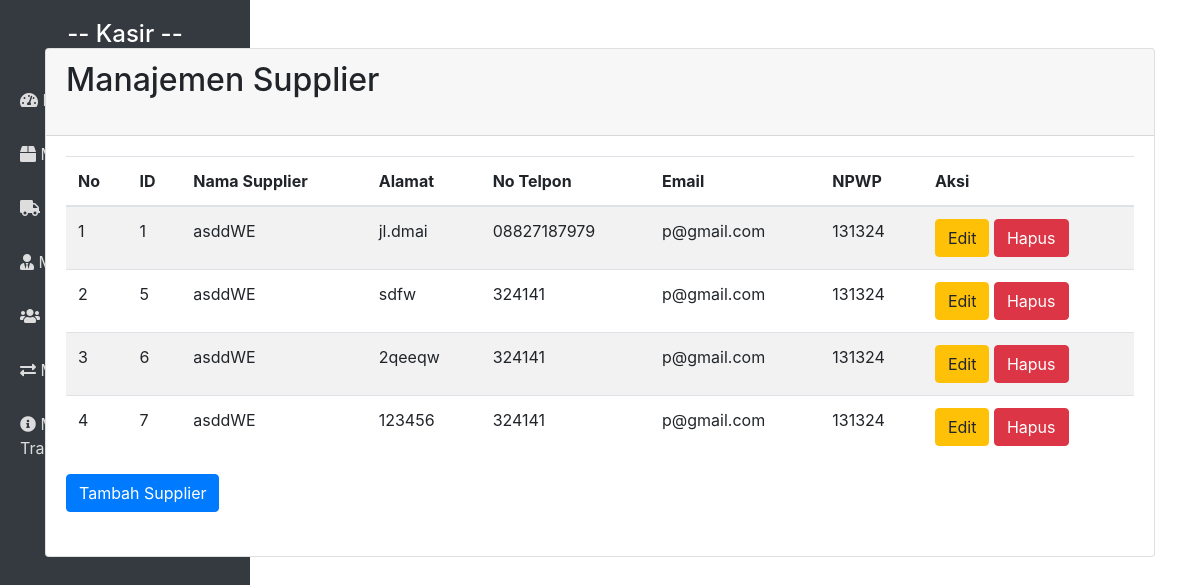
Page /supplier/view.php on the committed database.
### tables this page shows
CREATE TABLE `supplier` (
  `id_supplier` int NOT NULL,
  `nama_supplier` text NOT NULL,
  `alamat` text NOT NULL,
  `no_telpon` varchar(255) NOT NULL,
  `email` text NOT NULL,
  `npwp` varchar(50) NOT NULL
);

### supplier/view.php (the view, shortened to what this page needs)
<?php include '../koneksi.php'; ?>
<?php include '../layout/header.php'; ?>
<?php include '../layout/sidebar.php'; ?>
<!DOCTYPE html>
<html lang="en">
<head>
    <link rel="stylesheet" href="https://maxcdn.bootstrapcdn.com/bootstrap/4.5.2/css/bootstrap.min.css">
</head>
<body>
    <div class="container mt-5">
        <div class="card">
            <div class="card-header">
                <h2 class="mb-4">Manajemen Supplier</h2>
            </div>
            <div class="card-body">
                <table class="table table-striped">
                    <thead>
                        <tr>
                            <th>No</th>
                            <th>ID</th>
                            <th>Nama Supplier</th>
                            <th>Alamat</th>
                            <th>No Telpon</th>
                            <th>Email</th>
                            <th>NPWP</th>
                            <th>Aksi</th>
                        </tr>
                    </thead>
                    <tbody>
                        <?php
                        $sql = "SELECT * FROM supplier";
                        $result = $conn->query($sql);
                        $no = 1;
                        while ($row = $result->fetch_assoc()):
                        ?>
                        <tr>
                            <td><?php echo $no++ ?></td>
                            <td><?php echo $row['id_supplier']; ?></td>
                            <td><?php echo $row['nama_supplier']; ?></td>
                            <td><?php echo $row['alamat']; ?></td>
                            <td><?php echo $row['no_telpon']; ?></td>
                            <td><?php echo $row['email']; ?></td>
                            <td><?php echo $row['npwp']; ?></td>
                            <td>
                                <a href="edit.php?edit=<?php echo $row['id_supplier']; ?>" class="btn btn-warning">Edit</a>
                                <a href="delete.php?delete=<?php echo $row['id_supplier']; ?>" class="btn btn-danger">Hapus</a>
                            </td>
                        </tr>
                        <?php endwhile; ?>
                    </tbody>
                </table>
                <a href="add.php" class="btn btn-primary mb-4">Tambah Supplier</a>
            </div>
        </div>
    </div>
<?php include '../layout/footer.php'; ?>

### layout/header.php (shortened to what this page needs)
<!DOCTYPE html>
<html lang="en">
<head>
    <link rel="stylesheet" href="https://maxcdn.bootstrapcdn.com/bootstrap/4.5.2/css/bootstrap.min.css">
    <link rel="stylesheet" href="https://cdnjs.cloudflare.com/ajax/libs/font-awesome/5.15.4/css/all.min.css">
</head>
<body>

### layout/sidebar.php
<div class="sidebar" id="sidebar">
    <h4 class="text-white text-center mb-4">-- Kasir --</h4>
    <a href="/kasir_abd/dashboard/index.php"><i class="fa fa-tachometer-alt"></i> Dashboard</a>
    <a href="/kasir_abd/barang/view.php"><i class="fas fa-box"></i> Manajemen Barang</a>
    <a href="/kasir_abd/supplier/view.php"><i class="fas fa-truck"></i> Manajemen Supplier</a>
    <a href="/kasir_abd/kasir/view.php"><i class="fas fa-user-tie"></i> Manajemen Kasir</a>
    <a href="/kasir_abd/member/view.php"><i class="fas fa-users"></i> Manajemen Member</a>
    <a href="/kasir_abd/transaksi/view.php"><i class="fas fa-exchange-alt"></i> Manajemen Transaksi</a>
    <a href="/kasir_abd/detail_transaksi/view.php"><i class="fas fa-info-circle"></i> Manajemen Detail Transaksi</a>
</div>

### layout/footer.php (shortened to what this page needs)
</body>
</html>

### layout/header.php (style rules this page uses)
body { margin: 0; font-family: Arial, sans-serif; background-color: #f4f7f6; color: #333; }
.sidebar { height: 100%; width: 250px; position: fixed; top: 0; left: 0; background-color: #343a40; padding-top: 20px; transition: transform 0.3s ease; }
.sidebar a { color: #ddd; padding: 15px 20px; text-decoration: none; display: block; }

### rows in the picture
supplier: id_supplier "1", nama_supplier "asddWE", alamat "jl.dmai", no_telpon "08827187979", email "p@gmail.com", npwp "131324"
supplier: id_supplier "5", nama_supplier "asddWE", alamat "sdfw", no_telpon "324141", email "p@gmail.com", npwp "131324"
supplier: id_supplier "6", nama_supplier "asddWE", alamat "2qeeqw", no_telpon "324141", email "p@gmail.com", npwp "131324"
supplier: id_supplier "7", nama_supplier "asddWE", alamat "123456", no_telpon "324141", email "p@gmail.com", npwp "131324"
